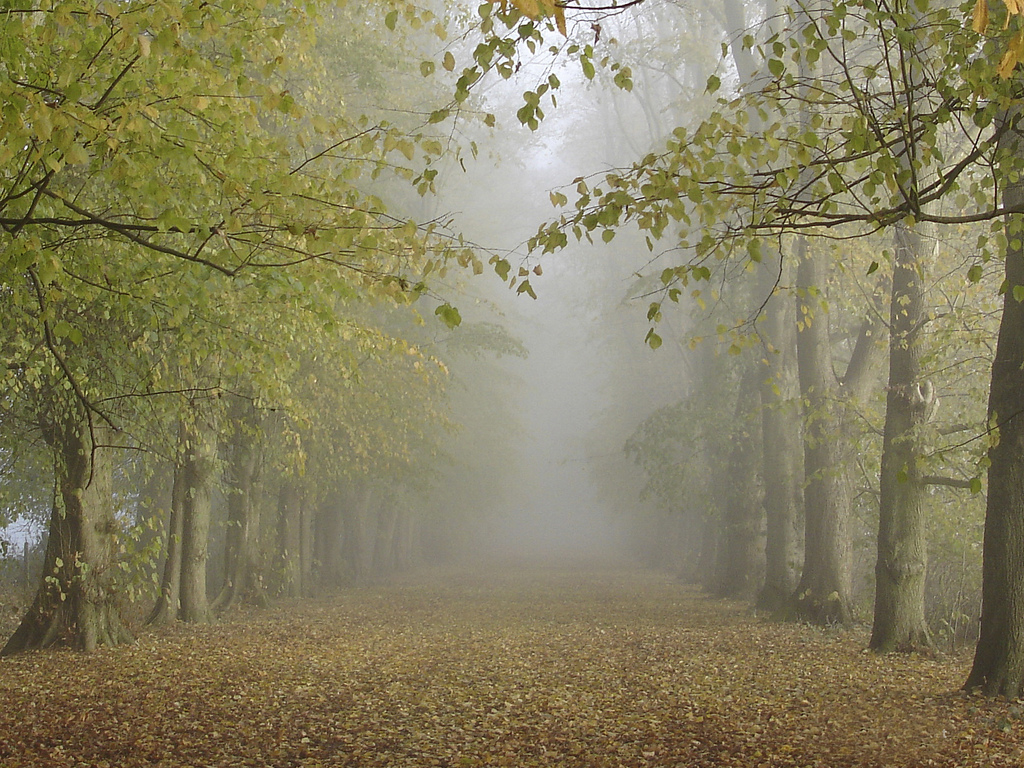
#> input picture test/forest1.jpg, 1024 x 768 px
$ python judge.py   (older library calls are emulated)
#> lines starting #> are read from the running program, lines starting #| are printed output that depends on the picture
import cv2
import numpy as np

def calculate_image_contrast(image):
    # 转换图像为灰度
    gray_image = cv2.cvtColor(image, cv2.COLOR_BGR2GRAY)

    # 计算图像的梯度
    gradient_x = cv2.Sobel(gray_image, cv2.CV_64F, 1, 0, ksize=3)
    gradient_y = cv2.Sobel(gray_image, cv2.CV_64F, 0, 1, ksize=3)

    # 计算梯度幅度
    gradient_magnitude = np.sqrt(gradient_x**2 + gradient_y**2)

    # 计算对比度
    contrast = np.std(gradient_magnitude)

    return contrast

def calculate_image_color_change(image):
    # 转换图像为HSV颜色空间
    hsv_image = cv2.cvtColor(image, cv2.COLOR_BGR2HSV)

    # 计算颜色变化
    color_change = np.std(hsv_image[:, :, 1])  # 使用HSV空间的饱和度通道

    return color_change

def calculate_image_brightness(image):
    # 转换图像为灰度
    gray_image = cv2.cvtColor(image, cv2.COLOR_BGR2GRAY)

    # 计算图像亮度
    brightness = np.mean(gray_image)

    return brightness

def is_image_hazy(image_path, contrast_threshold=10, color_change_threshold=20, brightness_threshold=100):
    # 读取图像
#> called with image_path = './test/forest1.jpg', contrast_threshold = 10, color_change_threshold = 20, brightness_threshold = 100
    image = cv2.imread(image_path)
#> image is the input picture: shape (768, 1024, 3); mean B, G, R 94.7, 127.1, 133.5

    # 计算图像对比度、颜色变化和亮度
    image_contrast = calculate_image_contrast(image)
#> in calculate_image_contrast, `gray_image = cv2.cvtColor(image, cv2.COLOR_BGR2GRAY)`:
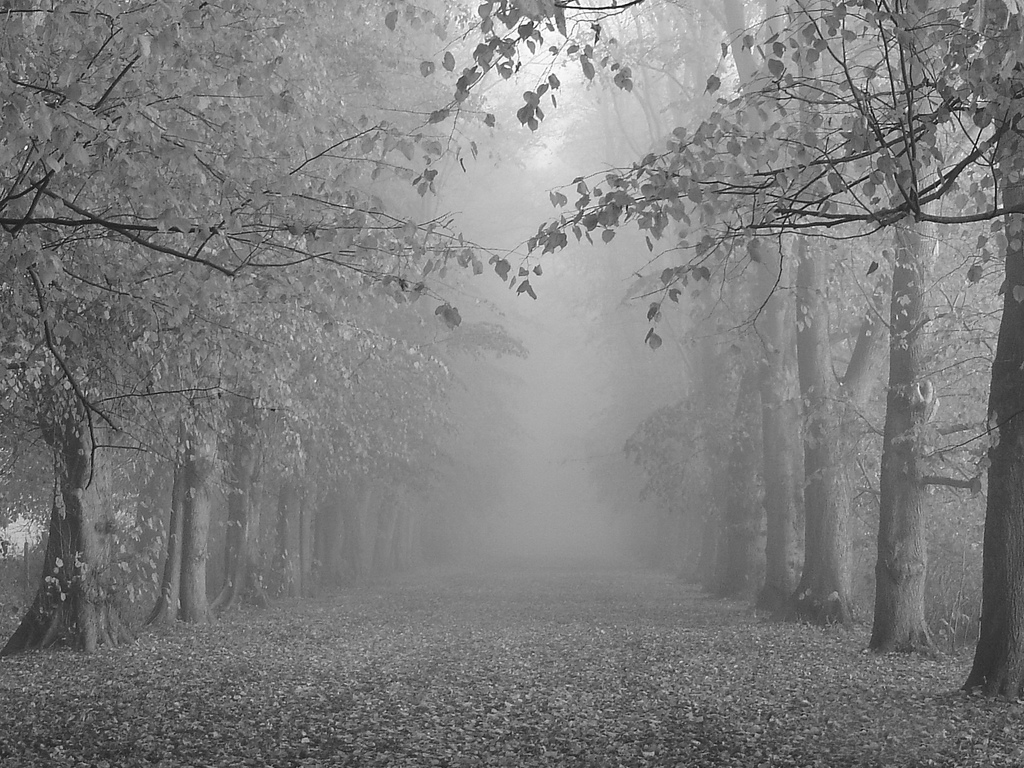
#> gray_image: shape (768, 1024); min 1, max 255, mean 125.3
#> in calculate_image_contrast, `gradient_x = cv2.Sobel(gray_image, cv2.CV_64F, 1, 0, ksize=3)`:
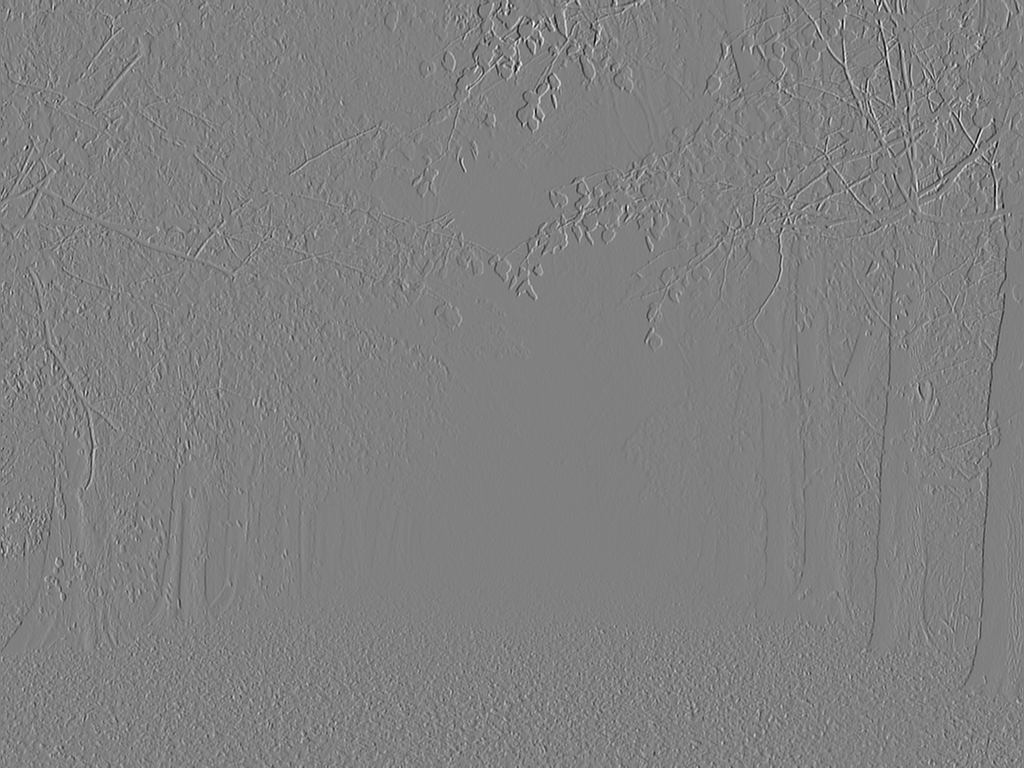
#> gradient_x: shape (768, 1024) float64; min -865, max 853, mean -0.1; drawn with min black and max white
#> in calculate_image_contrast, `gradient_magnitude = np.sqrt(gradient_x**2 + gradient_y**2)`:
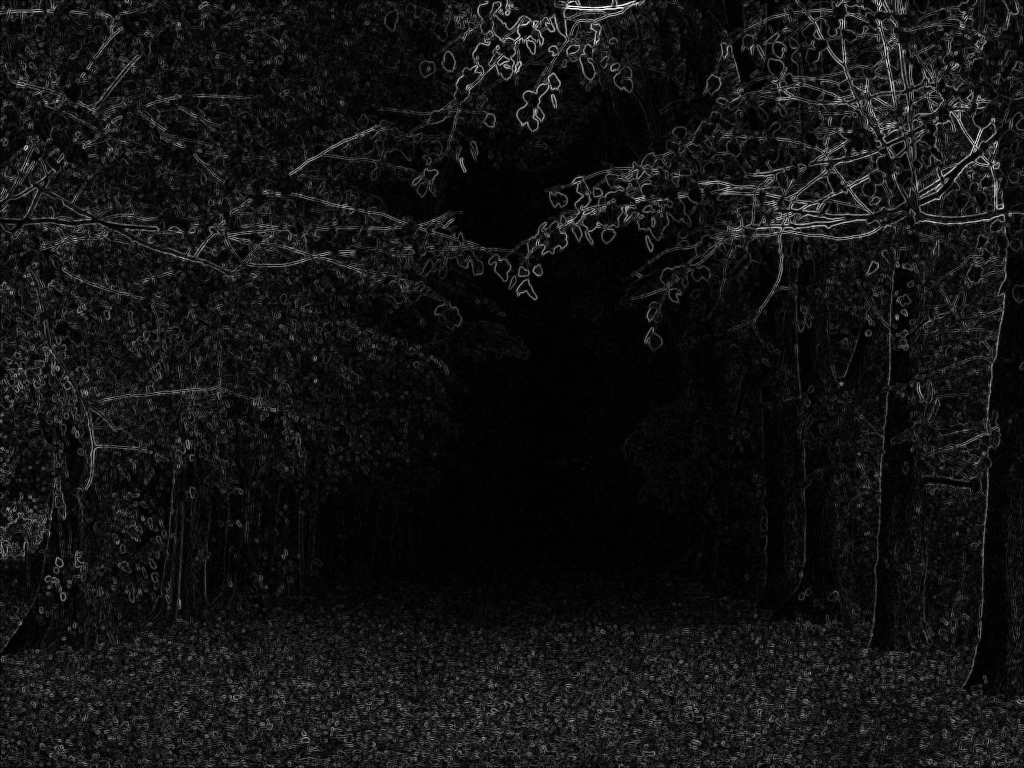
#> gradient_magnitude: shape (768, 1024) float64; min 0, max 997.7, mean 76.3; drawn with min black and max white
#> in calculate_image_contrast, `contrast = np.std(gradient_magnitude)`: contrast = 85.78
#> image_contrast = 85.78
    image_color_change = calculate_image_color_change(image)
#> in calculate_image_color_change, `hsv_image = cv2.cvtColor(image, cv2.COLOR_BGR2HSV)`: hsv_image: shape (768, 1024, 3); mean H, S, V 27.2, 82.2, 134.1
#> in calculate_image_color_change, `color_change = np.std(hsv_image[:, :, 1])`: color_change = 46.56
#> image_color_change = 46.56
    image_brightness = calculate_image_brightness(image)
#> in calculate_image_brightness, `brightness = np.mean(gray_image)`: brightness = 125.3
#> image_brightness = 125.3

    # 根据阈值判断是否有雾气
    if (image_contrast < contrast_threshold) and (image_color_change < color_change_threshold) and (image_brightness > brightness_threshold):
        return True
    else:
        return False

# 指定图像路径
image_path = './test/forest1.jpg'

# 设定阈值，可以根据实际情况调整
contrast_threshold_value = 10
color_change_threshold_value = 20
brightness_threshold_value = 100

# 判断图像是否带有雾气
result = is_image_hazy(image_path, contrast_threshold_value, color_change_threshold_value, brightness_threshold_value)

# 打印结果
if result:
    print("这张图片带有雾气。")
else:
    print("这张图片没有雾气。")

$ run again, with test/canyon1.jpg copied over test/forest1.jpg
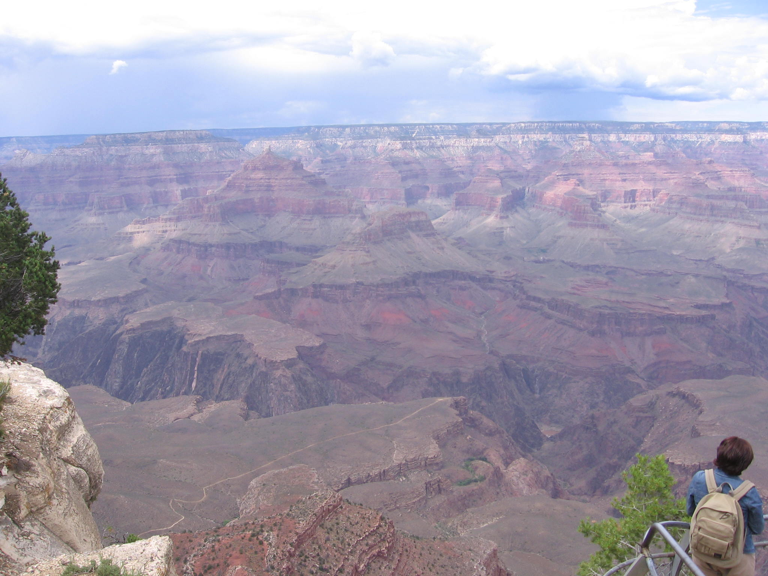
#> input picture test/canyon1.jpg, 768 x 576 px
#> in is_image_hazy, image is the input picture: shape (576, 768, 3); mean B, G, R 172.7, 156.3, 161
#> in calculate_image_contrast, `gradient_y = cv2.Sobel(gray_image, cv2.CV_64F, 0, 1, ksize=3)`:
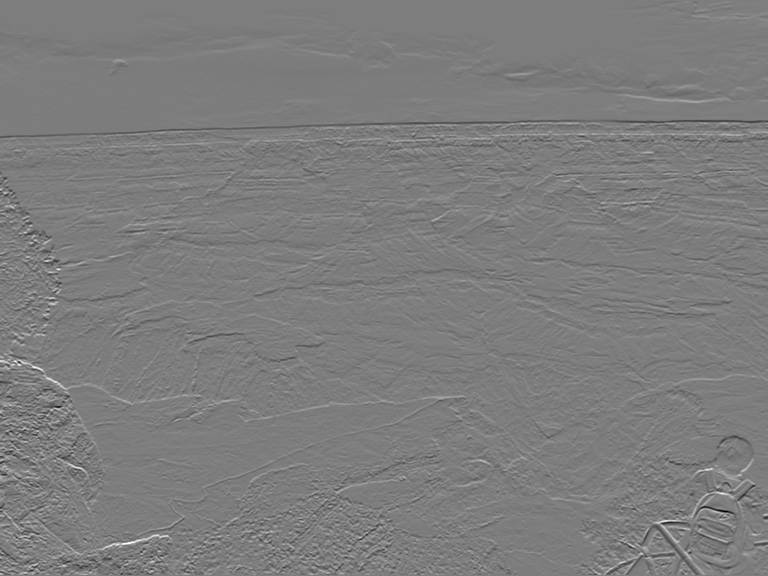
#> gradient_y: shape (576, 768) float64; min -557, max 572, mean -1.8; drawn with min black and max white
#> in calculate_image_contrast, `gradient_magnitude = np.sqrt(gradient_x**2 + gradient_y**2)`:
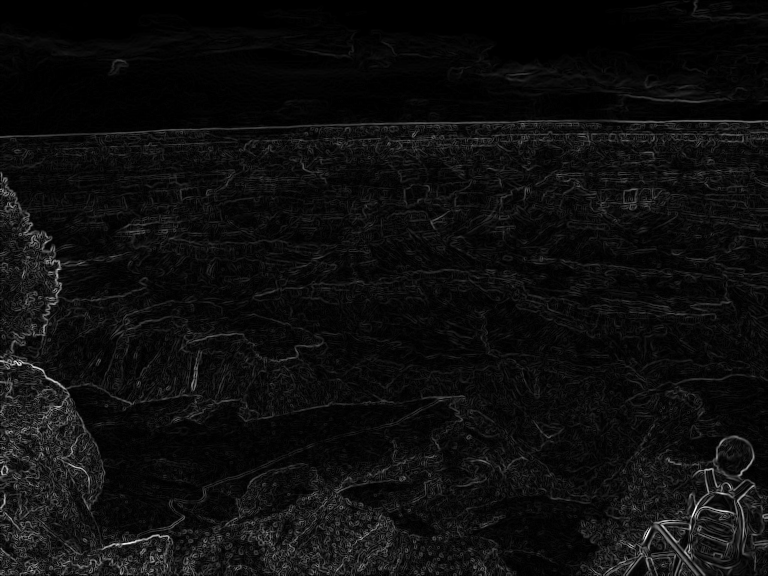
#> gradient_magnitude: shape (576, 768) float64; min 0, max 631.7, mean 34.9; drawn with min black and max white
#> contrast = 42.06
#> hsv_image: shape (576, 768, 3); mean H, S, V 107.7, 38.2, 177.5
#> color_change = 20.8
#> brightness = 159.6

$ run again, with test/canyon2.jpg copied over test/forest1.jpg
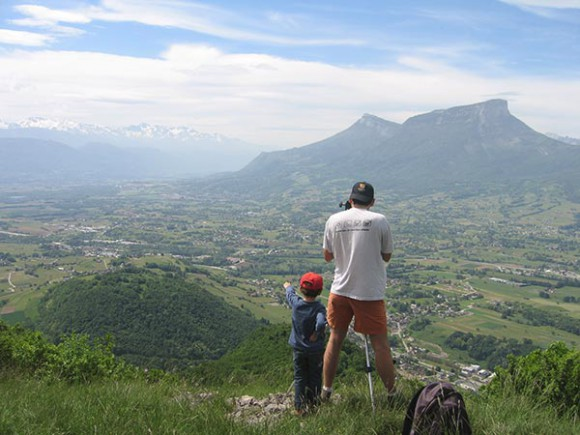
#> input picture test/canyon2.jpg, 580 x 435 px
#> in is_image_hazy, image is the input picture: shape (435, 580, 3); mean B, G, R 150.2, 151.2, 139.2
#> in calculate_image_contrast, `gradient_y = cv2.Sobel(gray_image, cv2.CV_64F, 0, 1, ksize=3)`:
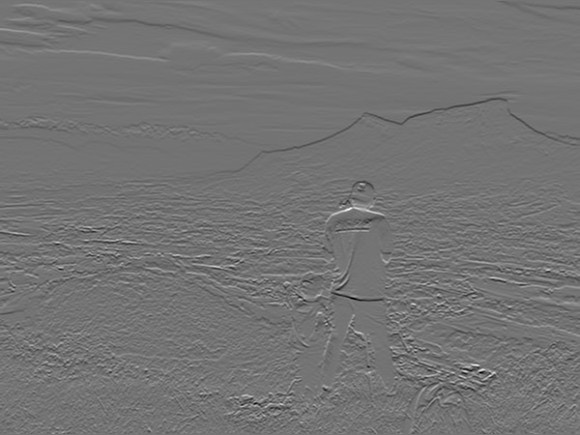
#> gradient_y: shape (435, 580) float64; min -644, max 767, mean -2.2; drawn with min black and max white
#> in calculate_image_contrast, `gradient_magnitude = np.sqrt(gradient_x**2 + gradient_y**2)`:
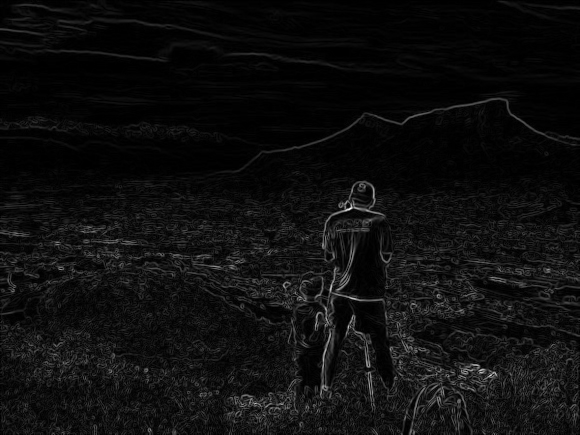
#> gradient_magnitude: shape (435, 580) float64; min 0, max 833.4, mean 48.1; drawn with min black and max white
#> contrast = 56.05
#> hsv_image: shape (435, 580, 3); mean H, S, V 80.9, 53, 160.8
#> color_change = 40.05
#> brightness = 147.5

$ run again, with test/pym.jpg copied over test/forest1.jpg
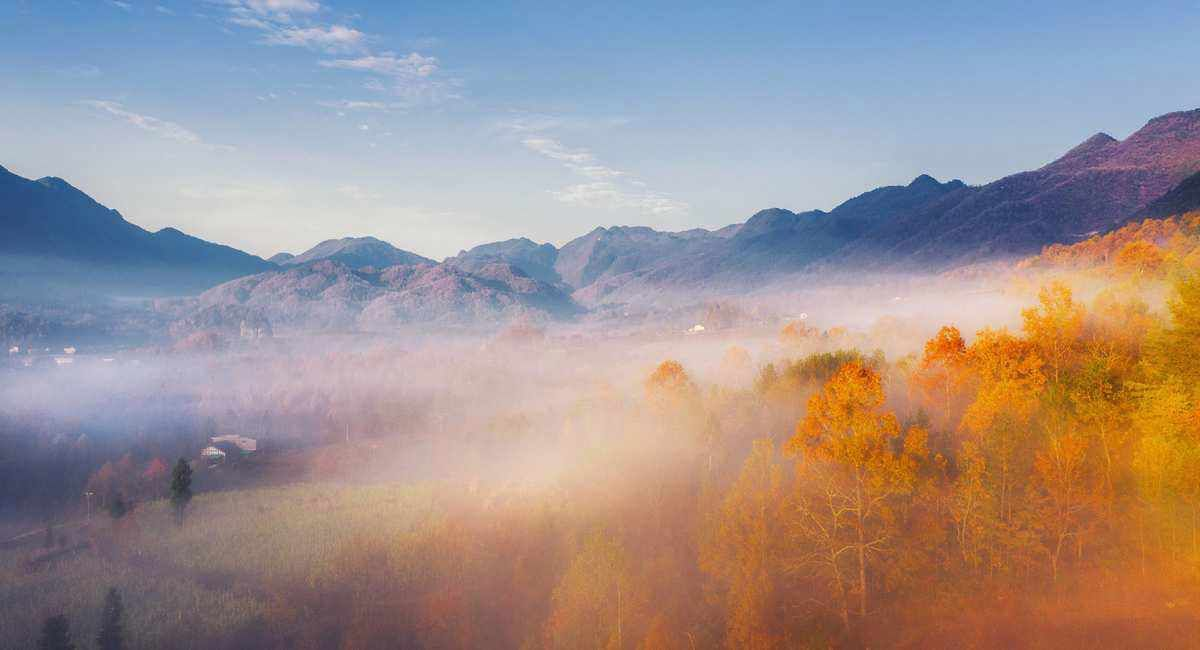
#> input picture test/pym.jpg, 1200 x 650 px
#> in is_image_hazy, image is the input picture: shape (650, 1200, 3); mean B, G, R 144.5, 145.6, 159.4
#> in calculate_image_contrast, `gradient_y = cv2.Sobel(gray_image, cv2.CV_64F, 0, 1, ksize=3)`:
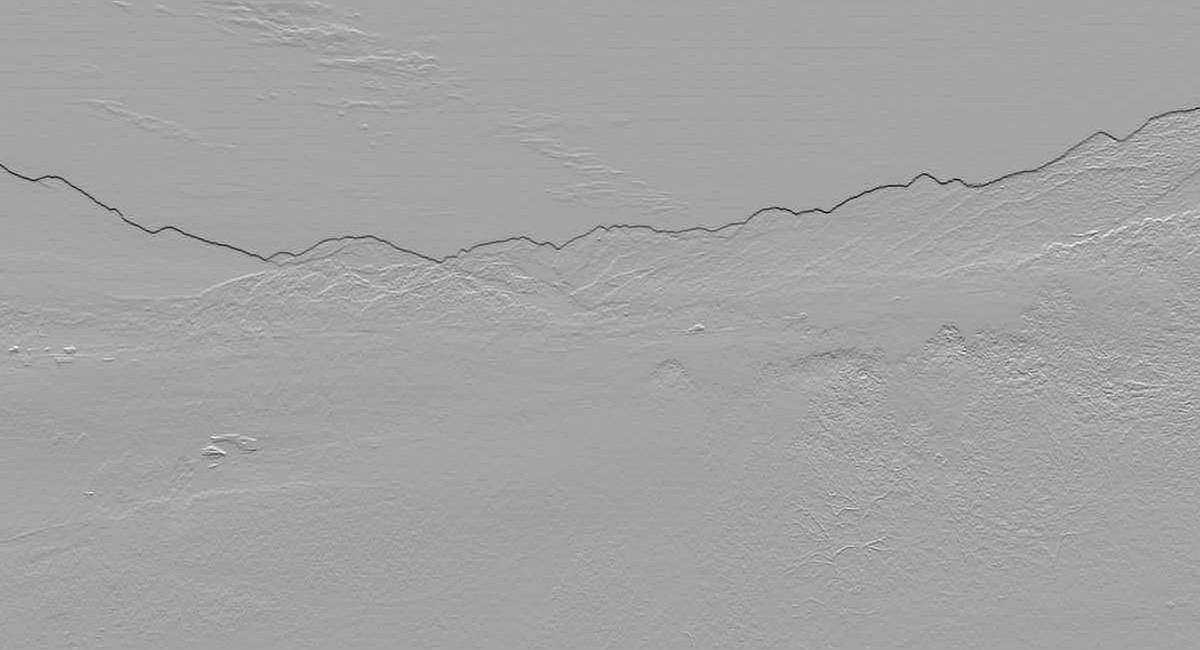
#> gradient_y: shape (650, 1200) float64; min -584, max 324, mean -0.7; drawn with min black and max white
#> in calculate_image_contrast, `gradient_magnitude = np.sqrt(gradient_x**2 + gradient_y**2)`:
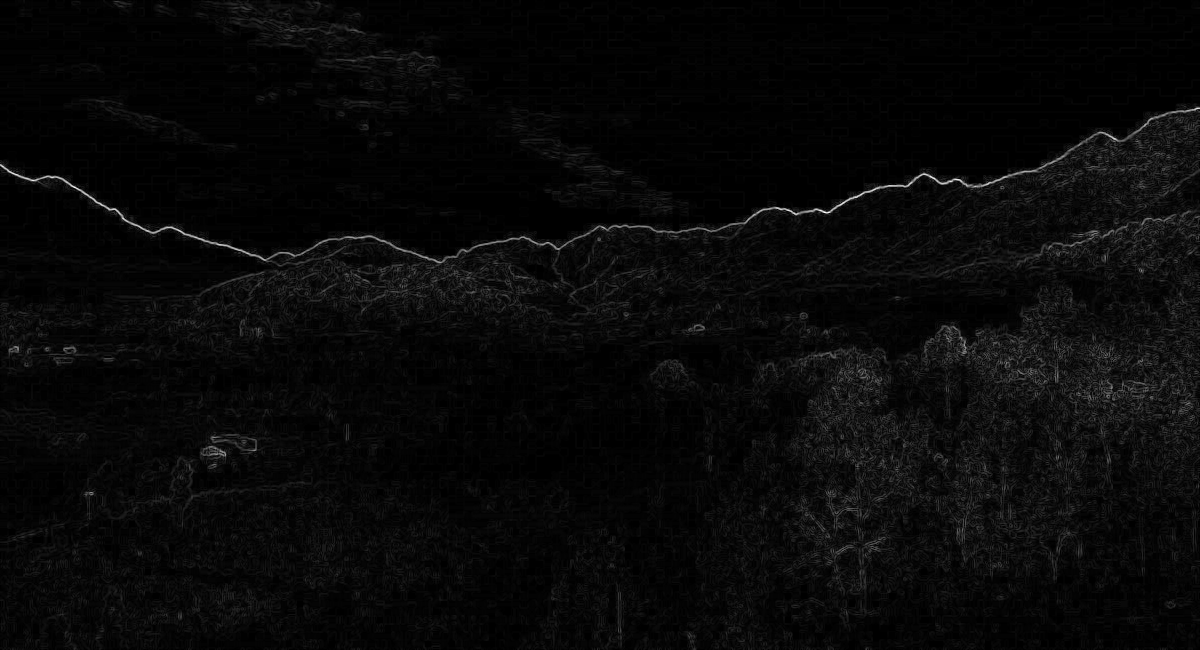
#> gradient_magnitude: shape (650, 1200) float64; min 0, max 595.4, mean 20.7; drawn with min black and max white
#> contrast = 29.47
#> hsv_image: shape (650, 1200, 3); mean H, S, V 74.4, 90, 183.3
#> color_change = 61.49
#> brightness = 149.6
